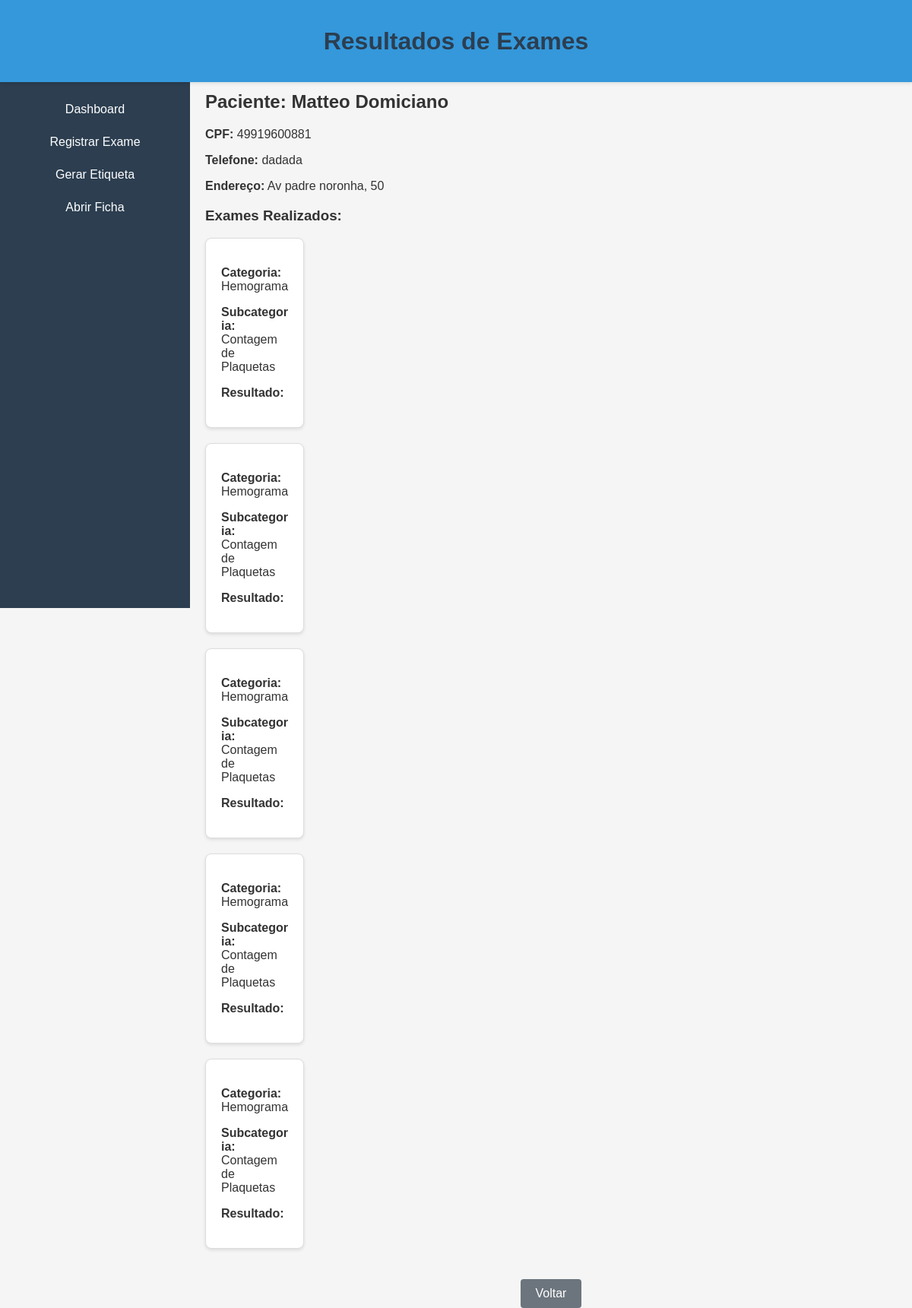
The app's page /results, older data.
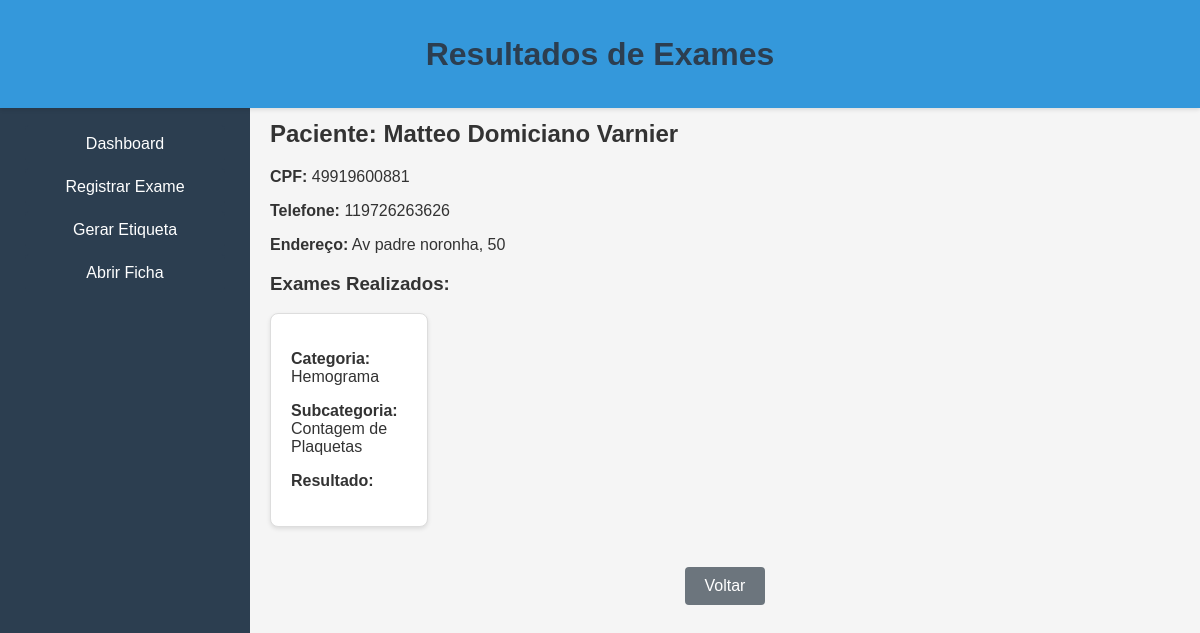
The same page, newer data.
### app/models.py (models this page shows, shortened)
class Exam(db.Model):
    id = db.Column(db.Integer, primary_key=True)
    patient_name= db.Column(db.Integer, db.ForeignKey('user.id'), nullable=False)  # Relação com User
    category = db.Column(db.String(100), nullable=False)
    subcategory = db.Column(db.String(100), nullable=False)
    result = db.Column(db.String(100), nullable=False)
    details = db.Column(JSON)  # Campo JSON para armazenar os detalhes específicos

class User(db.Model):
    id = db.Column(db.Integer, primary_key=True)
    patient_name = db.Column(db.String(100), nullable=False)
    cpf = db.Column(db.String(14), nullable=False)
    phone = db.Column(db.String(15), nullable=False)
    address = db.Column(db.String(200), nullable=False)
    category = db.Column(db.String(100), nullable=False)
    subcategory = db.Column(db.String(100), nullable=False)

### app/app.py (the view)
@app.route('/results')
def results():
    exams = Exam.query.all()
    grouped_exams = defaultdict(lambda: {"category": None, "exams": [], "patient_info": {}})
    for exam in exams:
        user = User.query.filter_by(patient_name=exam.patient_name).first()
        if user:
            grouped_exams[exam.patient_name]["patient_info"] = {
                "cpf": user.cpf,
                "phone": user.phone,
                "address": user.address
            }
        if not grouped_exams[exam.patient_name]["category"]:
            grouped_exams[exam.patient_name]["category"] = exam.category
        grouped_exams[exam.patient_name]["exams"].append({
            "id": exam.id,
            "subcategory": exam.subcategory,
            "result": exam.result,
            "details": exam.details
        })
    return render_template('result.html', grouped_exams=grouped_exams)

### app/templates/result.html (shortened to what this page needs)
<!DOCTYPE html>
<html lang="pt-BR">
<head>
    <link rel="stylesheet" href="{{ url_for('static', filename='style/mainpage.css') }}">
</head>
<body>
    <div class="sidebar">
        <div class="sidebar-content">
            <div class="sidebar-box">
                <a href="{{ url_for('home') }}" class="btn-option">Dashboard</a>
                <a href="{{ url_for('exame') }}" class="btn-option">Registrar Exame</a>
                <a href="{{ url_for('generate_label') }}" class="btn-option">Gerar Etiqueta</a>
                <a href="{{ url_for('client_record_search') }}" class="btn-option">Abrir Ficha</a>
            </div>
        </div>
    </div>
    <div class="fixed-header">
        <h1>Resultados de Exames</h1>
    </div>
    <div class="results-container">
        {% for patient_name, data in grouped_exams.items() %}
            <div class="patient-card">
                <h2>Paciente: {{ patient_name }}</h2>
                <div class="patient-info">
                    <p><strong>CPF:</strong> {{ data.patient_info.cpf }}</p>
                    <p><strong>Telefone:</strong> {{ data.patient_info.phone }}</p>
                    <p><strong>Endereço:</strong> {{ data.patient_info.address }}</p>
                </div>
                <div class="exams-list">
                    <h3>Exames Realizados:</h3>
                    {% for exam in data.exams %}
                        <div class="exam-card">
                            <p><strong>Categoria:</strong> {{ data.category }}</p>
                            <p><strong>Subcategoria:</strong> {{ exam.subcategory }}</p>
                            <p><strong>Resultado:</strong> {{ exam.result }}</p>
                        </div>
                    {% endfor %}
                </div>
            </div>
        {% endfor %}
    </div>
    <button onclick="goBack()" class="btn-back">Voltar</button>
</body>
</html>

### app/static/style/mainpage.css (style rules this page uses)
body { font-family: 'Arial', sans-serif; background-color: #f5f5f5; color: #333; margin: 0; padding: 0; padding-top: 80px; padding-left: 250px; }
.sidebar { width: 250px; height: 100vh; background-color: #2c3e50; color: white; position: fixed; top: 0; left: 0; z-index: 1000; overflow-y: auto; overflow-x: hidden; transition: left 0.3s ease; }
.sidebar-content { padding: 20px; padding-top: 70px; margin-top: 50px; }
.sidebar-box .btn-option { display: block; background-color: #2c3e50; color: white; padding: 10px; border: none; border-radius: 4px; text-align: center; margin-bottom: 10px; text-decoration: none; font-size: 16px; position: relative; overflow: hidden; }
.sidebar-box .btn-option::after { content: ""; position: absolute; left: 0; bottom: 0; width: 0; height: 2px; background-color: white; transition: width 0.3s ease-out; }
.sidebar .btn-option { background-color: #2c3e50; color: #ffffff; padding: 10px 20px; border: none; border-radius: 5px; cursor: pointer; margin: 5px; text-align: center; text-decoration: none; display: block; }
h1 { color: #2c3e50; text-align: center; margin-bottom: 20px; }
a { color: #3498db; text-decoration: none; margin-top: 10px; }
button { padding: 10px 20px; font-size: 16px; border: none; border-radius: 5px; cursor: pointer; }
.btn-back { background-color: #6c757d; color: white; padding: 10px 20px; border: none; border-radius: 4px; font-size: 16px; cursor: pointer; margin: 0 auto; display: block; width: fit-content; text-align: center; }
button[type="submit"], .btn-back { background-color: #3498db; color: white; padding: 10px 20px; border: none; border-radius: 4px; cursor: pointer; font-size: 16px; margin: 0 auto; display: block; width: fit-content; text-align: center; }
.fixed-header { position: fixed; top: 0; left: 0; width: 100%; background-color: #3498db; color: white; padding: 15px 0; text-align: center; box-shadow: 0 2px 4px rgba(0, 0, 0, 0.1); z-index: 1000; }
.results-container { display: flex; flex-wrap: wrap; gap: 20px; padding: 20px; justify-content: flex-start; }
.exam-card { border: 1px solid #ddd; border-radius: 8px; padding: 20px; background-color: white; box-shadow: 0 2px 4px rgba(0, 0, 0, 0.1); width: calc(33.33% - 20px); margin-bottom: 20px; word-wrap: break-word; }
.btn-option { background-color: #3498db; color: white; padding: 15px 30px; border: none; border-radius: 4px; text-decoration: none; font-size: 18px; text-align: center; cursor: pointer; }

Row changes from the older to the newer data that the page shows:
removed Exam: {{ data.category }} "Hemograma", subcategory "Contagem de Plaquetas", shown under "Matteo Domiciano"
removed Exam: {{ data.category }} "Hemograma", subcategory "Contagem de Plaquetas", shown under "Matteo Domiciano"
removed Exam: {{ data.category }} "Hemograma", subcategory "Contagem de Plaquetas", shown under "Matteo Domiciano"
removed Exam: {{ data.category }} "Hemograma", subcategory "Contagem de Plaquetas", shown under "Matteo Domiciano"
changed Exam "Hemograma": patient_name "Matteo Domiciano" → "Matteo Domiciano Varnier"; patient_info.phone "dadada" → "119726263626"
